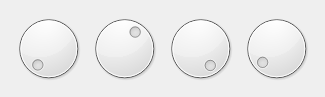
   <widget class="QWidget" name="horizontalLayoutWidget">
    <property name="geometry">
     <rect>
      <x>17</x>
      <y>375</y>
      <width>305</width>
      <height>81</height>
     </rect>
    </property>
    <layout class="QHBoxLayout" name="horizontalLayout_8">
     <property name="spacing">
      <number>1</number>
     </property>
     <property name="sizeConstraint">
      <enum>QLayout::SizeConstraint::SetFixedSize</enum>
     </property>
     <item>
      <widget class="ParameterKnob" name="adsrAttackDial">
       <property name="minimumSize">
        <size>
         <width>75</width>
         <height>75</height>
        </size>
       </property>
       <property name="maximumSize">
        <size>
         <width>75</width>
         <height>75</height>
        </size>
       </property>
       <property name="focusPolicy">
        <enum>Qt::FocusPolicy::NoFocus</enum>
       </property>
       <property name="styleSheet">
        <string notr="true">image: url(:/Images/Images/DialRound.png);</string>
       </property>
       <property name="maximum">
        <number>100</number>
       </property>
       <property name="value">
        <number>1</number>
       </property>
       <property name="orientation">
        <enum>Qt::Orientation::Vertical</enum>
       </property>
      </widget>
     </item>
     <item>
      <widget class="ParameterKnob" name="adsrDecayDial">
       <property name="minimumSize">
        <size>
         <width>75</width>
         <height>75</height>
        </size>
       </property>
       <property name="maximumSize">
        <size>
         <width>75</width>
         <height>75</height>
        </size>
       </property>
       <property name="focusPolicy">
        <enum>Qt::FocusPolicy::NoFocus</enum>
       </property>
       <property name="styleSheet">
        <string notr="true">image: url(:/Images/Images/DialRound.png);</string>
       </property>
       <property name="maximum">
        <number>100</number>
       </property>
       <property name="value">
        <number>61</number>
       </property>
       <property name="orientation">
        <enum>Qt::Orientation::Vertical</enum>
       </property>
      </widget>
     </item>
     <item>
      <widget class="ParameterKnob" name="adsrSustainDial">
       <property name="minimumSize">
        <size>
         <width>75</width>
         <height>75</height>
        </size>
       </property>
       <property name="maximumSize">
        <size>
         <width>75</width>
         <height>75</height>
        </size>
       </property>
       <property name="focusPolicy">
        <enum>Qt::FocusPolicy::NoFocus</enum>
       </property>
       <property name="styleSheet">
        <string notr="true">image: url(:/Images/Images/DialRound.png);</string>
       </property>
       <property name="maximum">
        <number>100</number>
       </property>
       <property name="value">
        <number>100</number>
       </property>
       <property name="orientation">
        <enum>Qt::Orientation::Vertical</enum>
       </property>
      </widget>
     </item>
     <item>
      <widget class="ParameterKnob" name="adsrReleaseDial">
       <property name="minimumSize">
        <size>
         <width>75</width>
         <height>75</height>
        </size>
       </property>
       <property name="maximumSize">
        <size>
         <width>75</width>
         <height>75</height>
        </size>
       </property>
       <property name="focusPolicy">
        <enum>Qt::FocusPolicy::NoFocus</enum>
       </property>
       <property name="styleSheet">
        <string notr="true">image: url(:/Images/Images/DialRound.png);</string>
       </property>
       <property name="maximum">
        <number>100</number>
       </property>
       <property name="value">
        <number>5</number>
       </property>
       <property name="orientation">
        <enum>Qt::Orientation::Vertical</enum>
       </property>
      </widget>
     </item>
    </layout>
   </widget>
